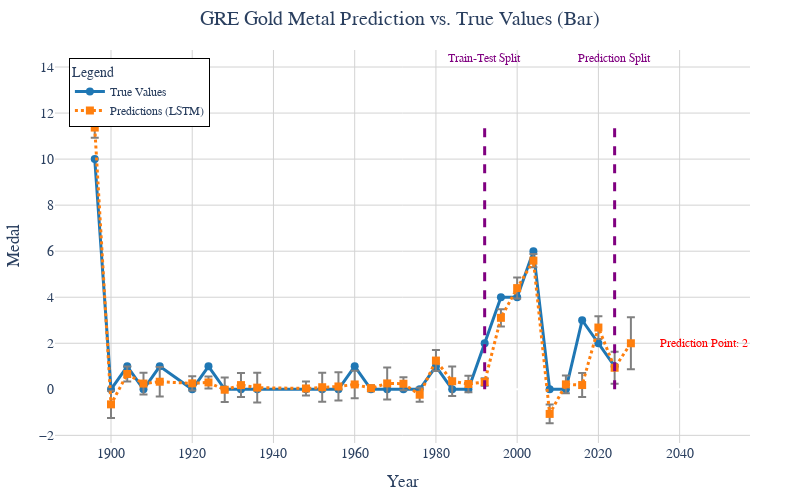

Notebook code cell kept with this figure:
### Markdown cell above
#### c: 模型性能

结果：

1. [预测结果对比图](https://github.com/SunSeaLucky/2025-MCM-ICM/tree/main/shy-files/pictures/true_pred_compare)
1. 误差见下方代码输出

测试集上计算 MSE、RMSE、MAE 和 R² Score

### Code cell
model = lstm.model

X_test = lstm.x_test
y_test = lstm.y_test

X_train = lstm.x_train
y_train = lstm.y_train

title_type = 'Gold'

if lstm.output_numeric_features[0] == 'TotalMedal':
    title_type = 'Total'

import torch  
import torch.nn as nn  
import numpy as np  
from sklearn.metrics import mean_squared_error, mean_absolute_error, r2_score

def evaluate_model(y_true, y_pred):  
    """  
    计算模型的回归评价指标  
    :param y_true: 真实值 (numpy array)  
    :param y_pred: 预测值 (numpy array)  
    :return: None  
    """  
    mse = mean_squared_error(y_true, y_pred)  
    rmse = np.sqrt(mse)  
    mae = mean_absolute_error(y_true, y_pred)  
    r2 = r2_score(y_true, y_pred)  
    
    print(f"Mean Squared Error (MSE): {mse:.4f}")  
    print(f"Root Mean Squared Error (RMSE): {rmse:.4f}")  
    print(f"Mean Absolute Error (MAE): {mae:.4f}")  
    print(f"R² Score: {r2:.4f}")
    
# 假设 test_loader 是测试集的 DataLoader  
model.eval()  # 设置模型为评估模式  

with torch.no_grad():  # 禁用梯度计算  
    y_train_pred = model(X_train)
    y_pred = model(X_test)

# 计算评价指标  
y_train_pred = lstm.transform_from_tensor_data(y_train_pred)
y_train = lstm.transform_from_tensor_data(y_train)
print("---------- Train Set Evaluation ----------")
evaluate_model(y_train, y_train_pred)

y_pred = lstm.transform_from_tensor_data(y_pred)
y_test = lstm.transform_from_tensor_data(y_test)
print("---------- Test Set Evaluation ----------")
evaluate_model(y_test, y_pred)

s = Statics()

for noc in ['GRE']:
    error_bar_visible = True
    error_mean = 0.1
    error_std = 0.7
    p_dx = 18
    p_dy = 0

    title_bar_include = " (Bar)" if error_bar_visible else ""

    lstm.draw_cmp(sample_index=s.query_country(noc), 
                title='%s %s Metal Prediction vs. True Values%s' % (noc, title_type, title_bar_include),
                error_mean = error_mean,
                error_std = error_std,
                p_dy=p_dy,
                p_dx=p_dx,
                error_bar_visible=error_bar_visible,
                last_bar_uncertainty=0.5)

### Figure 1 — Plotly figure (JSON) as saved in the notebook; plotly's stock layout.template omitted (floating-point values rounded to 4 significant figures)
{"data": [{"line": {"color": "#1f77b4", "width": 3}, "marker": {"size": 8, "symbol": "circle"}, "mode": "lines+markers", "name": "True Values", "type": "scatter", "x": [1896, 1900, 1904, 1908, 1912, 1920, 1924, 1928, 1932, 1936, 1948, 1952, 1956, 1960, 1964, 1968, 1972, 1976, 1980, 1984, 1988, 1992, 1996, 2000, 2004, 2008, 2012, 2016, 2020, 2024], "y": [10.0, 2.248e-08, 1, 2.248e-08, 1, 2.248e-08, 1, 2.248e-08, 2.248e-08, 2.248e-08, 2.248e-08, 2.248e-08, 2.248e-08, 1, 2.248e-08, 2.248e-08, 2.248e-08, 2.248e-08, 1, 2.248e-08, 2.248e-08, 2, 4, 4, 6, 2.248e-08, 2.248e-08, 3, 2, 1]}, {"error_y": {"array": [0.4428, 0.5879, 0.329, 0.4713, 0.641, 0.3109, 0.2586, 0.5344, 0.5204, 0.6506, 0.3039, 0.6293, 0.6128, 0.5999, 0.1327, 0.6936, 0.2796, 0.3068, 0.4566, 0.6449, 0.3554, 0.1607, 0.3746, 0.4568, 0.2861, 0.4102, 0.3833, 0.5208, 0.4939, 0.6938, 1.131], "color": "grey", "type": "data", "visible": true}, "line": {"color": "#ff7f0e", "dash": "dot", "width": 3}, "marker": {"size": 8, "symbol": "square"}, "mode": "lines+markers", "name": "Predictions (LSTM)", "type": "scatter", "x": [1896, 1900, 1904, 1908, 1912, 1920, 1924, 1928, 1932, 1936, 1948, 1952, 1956, 1960, 1964, 1968, 1972, 1976, 1980, 1984, 1988, 1992, 1996, 2000, 2004, 2008, 2012, 2016, 2020, 2024, 2028], "y": [11.37, -0.6539, 0.665, 0.2486, 0.3289, 0.2584, 0.2974, -0.01889, 0.1826, 0.07223, 0.03645, 0.09039, 0.1236, 0.2109, 0.04814, 0.2558, 0.2414, -0.2342, 1.249, 0.3501, 0.2307, 0.3187, 3.106, 4.396, 5.591, -1.069, 0.2149, 0.1849, 2.683, 0.936, 2]}], "layout": {"annotations": [{"align": "center", "font": {"color": "purple", "size": 12}, "showarrow": false, "text": "Train-Test Split", "x": 1992, "y": 14.37}, {"align": "center", "font": {"color": "red", "size": 12}, "showarrow": false, "text": "Prediction Point: 2", "x": 2046, "y": 2}, {"align": "center", "font": {"color": "purple", "size": 12}, "showarrow": false, "text": "Prediction Split", "x": 2024, "y": 14.37}], "font": {"family": "Times New Roman", "size": 14}, "height": 500, "legend": {"bordercolor": "Black", "borderwidth": 1, "font": {"size": 12}, "title": {"text": "Legend"}, "x": 0.02, "y": 0.98}, "margin": {"b": 50, "l": 50, "r": 50, "t": 50}, "plot_bgcolor": "white", "shapes": [{"line": {"color": "purple", "dash": "dash", "width": 3}, "name": "Vertical Line", "type": "line", "x0": 1992, "x1": 1992, "y0": 0, "y1": 11.37}, {"line": {"color": "purple", "dash": "dash", "width": 3}, "name": "Vertical Line", "type": "line", "x0": 2024, "x1": 2024, "y0": 0, "y1": 11.37}], "title": {"font": {"family": "Times New Roman", "size": 20}, "text": "GRE Gold Metal Prediction vs. True Values (Bar)", "x": 0.5}, "width": 800, "xaxis": {"gridcolor": "lightgrey", "showgrid": true, "title": {"text": "Year"}}, "yaxis": {"gridcolor": "lightgrey", "showgrid": true, "title": {"text": "Medal"}}}}
